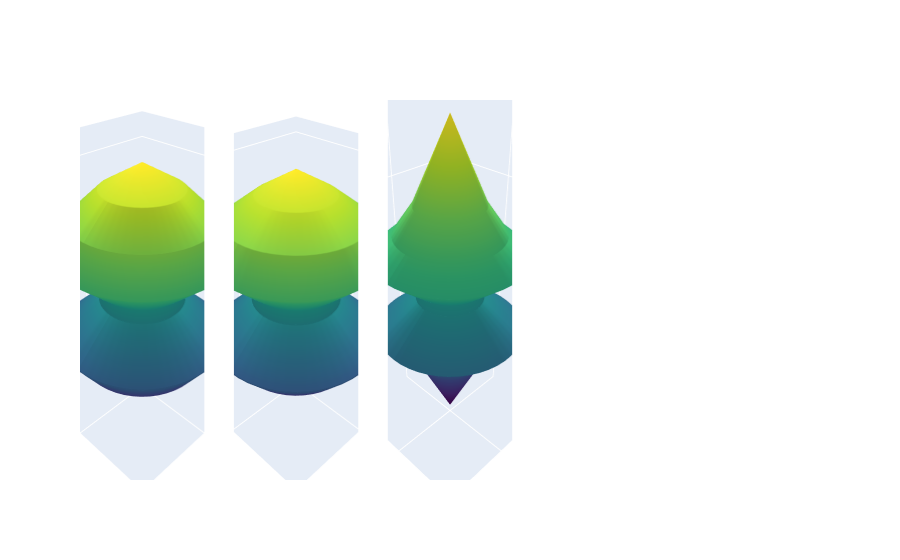

The notebook cell this image was saved under:
### Code cell
##### Pl current fn notes...
# - Fixed rc rounding issue.
# - Wrapper fn. needs rc arg

# If running directly, need to set (theta,phi)
# (theta,phi) grid from Xarray coords
# theta, phi = np.meshgrid(dataPlot.Theta, dataPlot.Phi)

# Try Plotly with looping functionality... this gives 3D interactive surf plots.
# Note this is currently set to expect 3D data only, and loop over 3rd dim.
# This is a work in progress...!
TXplot = TX.sum('Sym').squeeze().isel(Eke=slice(5,10,2))  # Slice E1:E2:step
theta, phi = np.meshgrid(TXplot.Theta, TXplot.Phi)
ep.sphPlot.sphPlotPL(np.abs(TXplot[0]), theta, phi, rc = [1,5]);
# for n in range(0,1):
# ep.sphSumPlotX(TXplot.squeeze(), pType = 'a', rc = [1,5], facetDim='Eke', backend='pl')
# ep.sphSumPlotX(TXplot[0].squeeze(), pType = 'a', facetDim='Eke', backend='pl')

### Figure 1 — Plotly figure (JSON) as saved in the notebook; plotly's stock layout.template omitted (floating-point values rounded to 4 significant figures; data arrays with more than 128 entries replaced by an {"elided": "..."} marker saying what was removed)
{"data": [{"colorscale": [[0, "#440154"], [0.1111, "#482878"], [0.2222, "#3e4989"], [0.3333, "#31688e"], [0.4444, "#26828e"], [0.5556, "#1f9e89"], [0.6667, "#35b779"], [0.7778, "#6ece58"], [0.8889, "#b5de2b"], [1, "#fde725"]], "scene": "scene", "showscale": false, "type": "surface", "x": {"elided": "50x10 float values"}, "y": {"elided": "50x10 float values"}, "z": {"elided": "50x10 float values"}}, {"colorscale": [[0, "#440154"], [0.1111, "#482878"], [0.2222, "#3e4989"], [0.3333, "#31688e"], [0.4444, "#26828e"], [0.5556, "#1f9e89"], [0.6667, "#35b779"], [0.7778, "#6ece58"], [0.8889, "#b5de2b"], [1, "#fde725"]], "scene": "scene2", "showscale": false, "type": "surface", "x": {"elided": "50x10 float values"}, "y": {"elided": "50x10 float values"}, "z": {"elided": "50x10 float values"}}, {"colorscale": [[0, "#440154"], [0.1111, "#482878"], [0.2222, "#3e4989"], [0.3333, "#31688e"], [0.4444, "#26828e"], [0.5556, "#1f9e89"], [0.6667, "#35b779"], [0.7778, "#6ece58"], [0.8889, "#b5de2b"], [1, "#fde725"]], "scene": "scene3", "showscale": false, "type": "surface", "x": {"elided": "50x10 float values"}, "y": {"elided": "50x10 float values"}, "z": {"elided": "50x10 float values"}}], "layout": {"scene": {"domain": {"x": [0, 0.168], "y": [0, 1]}}, "scene2": {"domain": {"x": [0.208, 0.376], "y": [0, 1]}}, "scene3": {"domain": {"x": [0.416, 0.584], "y": [0, 1]}}, "scene4": {"domain": {"x": [0.624, 0.792], "y": [0, 1]}}, "scene5": {"domain": {"x": [0.832, 1], "y": [0, 1]}}}}
